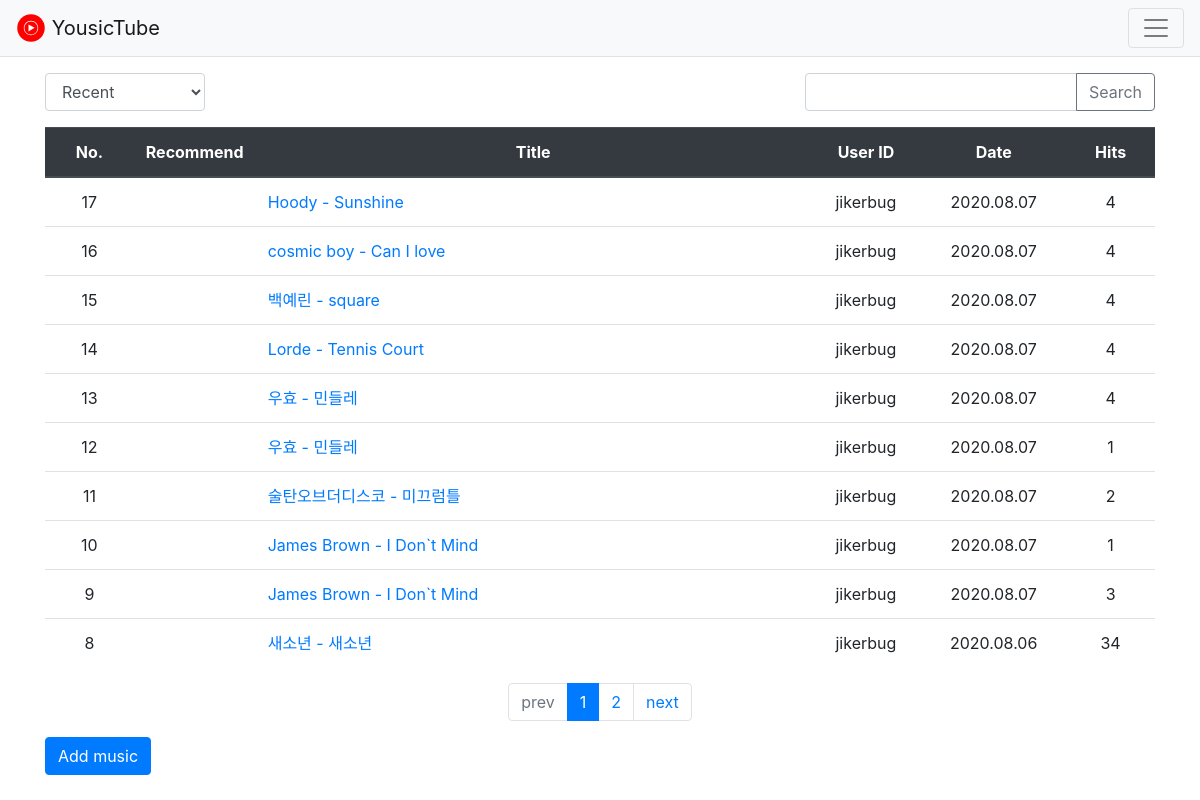
The page / on the database its author committed.
### musicboard/models.py (models this page shows, shortened)
class MusicPost(models.Model):
    objects = models.Manager()
    subject = models.CharField(max_length=200)
    url = models.URLField()
    create_date = models.DateTimeField()
    isAdded = models.BooleanField(default=False)
    author = models.ForeignKey(User, on_delete=models.CASCADE, related_name='author_music')
    modify_date = models.DateTimeField(null=True, blank=True)
    voter = models.ManyToManyField(User, related_name='voter_question')  # 추천한 사람
    hit = models.IntegerField(default=0) # 조회수

### musicboard/views.py (the view)
# urls.py: path('', views.index, name='index'),  # '/' 에 해당되는 path
def index(request):
    page = request.GET.get('page', '1')  # 페이지
    kw = request.GET.get('kw', '')  # 검색어
    so = request.GET.get('so', 'recent')  # 정렬기준
    if so == 'recommend':
        music_list = MusicPost.objects.annotate(num_voter=Count('voter')).order_by('-num_voter', '-create_date')
    elif so == 'hits':
        music_list = MusicPost.objects.order_by('-hit')
    else:  # recent
        music_list = MusicPost.objects.order_by('-create_date')
    if kw:
        music_list = music_list.filter(
            Q(subject__icontains=kw) |  # 제목검색
            Q(author__username__icontains=kw)  # 글쓴이검색
        ).distinct()
    paginator = Paginator(music_list, 10)  # 페이지당 10개씩 보여주기
    page_obj = paginator.get_page(page)
    context = {'music_list': page_obj, 'page': page, 'kw': kw, 'so': so}
    return render(request, 'musicboard/music_list.html', context)

### musicboard/templatetags/musicboard_filter.py (called while the page is built)
@register.filter
def sub(value, arg):
    return value - arg

### templates/musicboard/music_list.html (shortened to what this page needs)
{% extends 'base.html' %}
{% load musicboard_filter %}
{% block content %}
{% load static %}
<link rel="stylesheet" type="text/css" href="{% static 'bootstrap.min.css' %}">
<div class="container my-3">
    <div class="row justify-content-between my-3">
        <div class="col-2">
            <select class="form-control so">
                <option value="recent" {% if so == 'recent' %}selected{% endif %}>Recent</option>
            </select>
        </div>
        <div class="col-4 input-group">
            <input type="text" class="form-control kw" value="{{ kw|default_if_none:'' }}">
            <div class="input-group-append">
                <button class="btn btn-outline-secondary" type="button" id="btn_search">Search</button>
            </div>
        </div>
    </div>
    <table class="table">
        <thead>
        <tr class="text-center thead-dark">
            <th style="width:8%">No.</th>
            <th style="width:8%" class="second-unimportant">Recommend</th>
            <th style="width:50%">Title</th>
            <th class="unimportant">User ID</th>
            <th class="unimportant">Date</th>
            <th style="width:8%">Hits</th>
        </tr>
        </thead>
        <tbody>
        {% if music_list %}
        {% for music in music_list %}
        <tr class="text-center">
            <td>
                {{ music_list.paginator.count|sub:music_list.start_index|sub:forloop.counter0|add:1 }}
            </td>
            <td class="second-unimportant">
            </td>
            <td class="text-left">
                <a href="{% url 'musicboard:detail' music.id %}">{{ music.subject }}</a>
            </td>
            <td class="unimportant">{{ music.author.username }}</td>
            <td class="unimportant">{{ music.create_date|date:"Y.m.d" }}</td>
            <td>{{ music.hit }}</td>
        </tr>
        {% endfor %}
        {% else %}
        <tr>
            <td colspan="3">Music is not in here.</td>
        </tr>
        {% endif %}
        </tbody>
    </table>
    <ul class="pagination justify-content-center">
        {% if music_list.has_previous %}
        <li class="page-item">
            <a class="page-link" data-page="{{ music_list.previous_page_number }}" href="#">prev</a>
        </li>
        {% else %}
        <li class="page-item disabled">
            <a class="page-link" tabindex="-1" aria-disabled="true" href="#">prev</a>
        </li>
        {% endif %}
        {% for page_number in music_list.paginator.page_range %}
            {% if page_number >= music_list.number|add:-5 and page_number <= music_list.number|add:5 %}
                {% if page_number == music_list.number %}
                <li class="page-item active" aria-current="page">
                    <a class="page-link" data-page="{{ page_number }}" href="#">{{ page_number }}</a>
                </li>
                {% else %}
                <li class="page-item">
                    <a class="page-link" data-page="{{ page_number }}" href="#">{{ page_number }}</a>
                </li>
                {% endif %}
            {% endif %}
        {% endfor %}
        {% if music_list.has_next %}
        <li class="page-item">
            <a class="page-link" data-page="{{ music_list.next_page_number }}" href="#">next</a>
        </li>
        {% else %}
        <li class="page-item disabled">
            <a class="page-link" tabindex="-1" aria-disabled="true" href="#">next</a>
        </li>
        {% endif %}
    </ul>
    <a href="{% url 'musicboard:music_create' %}" class="btn btn-primary">Add music</a>
</div>
{% endblock %}

### templates/base.html (shortened to what this page needs)
{% load static %}
<!doctype html>
<html lang="ko">
<head>
    <link rel="stylesheet" type="text/css" href="{% static 'bootstrap.min.css' %}">
    <link rel="stylesheet" type="text/css" href="{% static 'style.css' %}">
</head>
<body>
{% include "navbar.html" %}
{% block content %}
{% endblock %}
</body>
</html>

### templates/navbar.html (shortened to what this page needs)
<nav class="navbar navbar-light bg-light border-bottom">
    <a class="navbar-brand" href="{% url 'musicboard:index' %}">
        <img src="/static/image/yousictube_logo.svg" height="30" class="d-inline-block align-top" alt="">
        YousicTube
    </a>
    <button class="navbar-toggler ml-auto" type="button" data-toggle="collapse" data-target="#navbarNav" aria-controls="navbarNav" aria-expanded="false" aria-label="Toggle navigation">
        <span class="navbar-toggler-icon"></span>
    </button>
</nav>

### rows shown on the page
MusicPost: paginator.count|sub "17", subject "Hoody - Sunshine", author.username "jikerbug", create_date "2020.08.07", hit "4"
MusicPost: paginator.count|sub "16", subject "cosmic boy - Can I love", author.username "jikerbug", create_date "2020.08.07", hit "4"
MusicPost: paginator.count|sub "15", subject "백예린 - square", author.username "jikerbug", create_date "2020.08.07", hit "4"
MusicPost: paginator.count|sub "14", subject "Lorde - Tennis Court", author.username "jikerbug", create_date "2020.08.07", hit "4"
MusicPost: paginator.count|sub "13", subject "우효 - 민들레", author.username "jikerbug", create_date "2020.08.07", hit "4"
MusicPost: paginator.count|sub "12", subject "우효 - 민들레", author.username "jikerbug", create_date "2020.08.07", hit "1"
MusicPost: paginator.count|sub "11", subject "술탄오브더디스코 - 미끄럼틀", author.username "jikerbug", create_date "2020.08.07", hit "2"
MusicPost: paginator.count|sub "10", subject "James Brown - I Don`t Mind", author.username "jikerbug", create_date "2020.08.07", hit "1"
MusicPost: paginator.count|sub "9", subject "James Brown - I Don`t Mind", author.username "jikerbug", create_date "2020.08.07", hit "3"
MusicPost: paginator.count|sub "8", subject "새소년 - 새소년", author.username "jikerbug", create_date "2020.08.06", hit "34"

### other values the page prints
{{ page_number }} "1"
{{ page_number }} "2"
